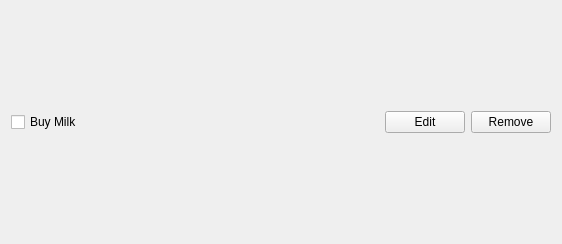
<?xml version="1.0" encoding="UTF-8"?>
<ui version="4.0">
 <class>Task</class>
 <widget class="QWidget" name="Task">
  <property name="geometry">
   <rect>
    <x>0</x>
    <y>0</y>
    <width>562</width>
    <height>244</height>
   </rect>
  </property>
  <property name="windowTitle">
   <string>Form</string>
  </property>
  <layout class="QHBoxLayout" name="horizontalLayout_2">
   <item>
    <layout class="QHBoxLayout" name="horizontalLayout">
     <item>
      <widget class="QCheckBox" name="checkBox">
       <property name="text">
        <string>Buy Milk</string>
       </property>
      </widget>
     </item>
     <item>
      <spacer name="horizontalSpacer">
       <property name="orientation">
        <enum>Qt::Horizontal</enum>
       </property>
       <property name="sizeHint" stdset="0">
        <size>
         <width>40</width>
         <height>20</height>
        </size>
       </property>
      </spacer>
     </item>
     <item>
      <widget class="QPushButton" name="editButton">
       <property name="text">
        <string>Edit</string>
       </property>
      </widget>
     </item>
     <item>
      <widget class="QPushButton" name="removeButton">
       <property name="text">
        <string>Remove</string>
       </property>
      </widget>
     </item>
    </layout>
   </item>
  </layout>
 </widget>
 <resources/>
 <connections/>
</ui>
